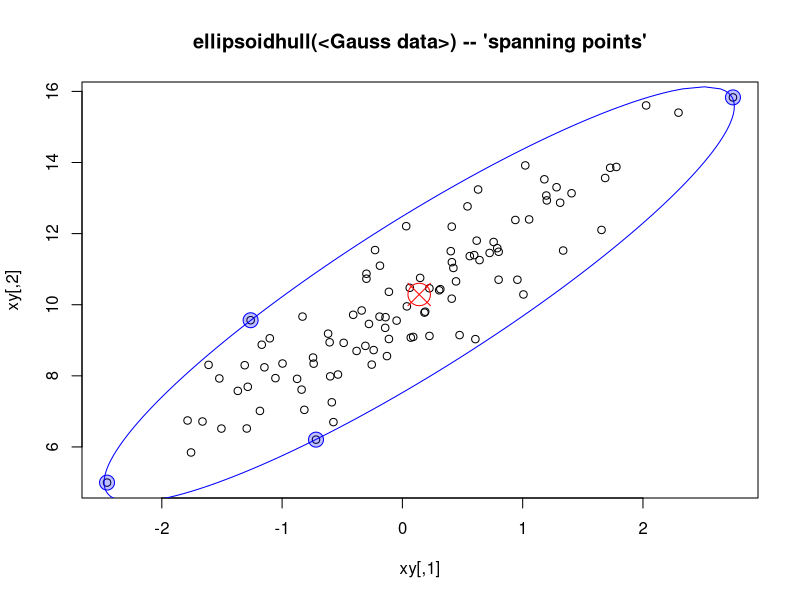

Source code (R):
library(cluster)


### Name: ellipsoidhull
### Title: Compute the Ellipsoid Hull or Spanning Ellipsoid of a Point Set
### Aliases: ellipsoidhull print.ellipsoid
### Keywords: dplot hplot

### ** Examples

x <- rnorm(100)
xy <- unname(cbind(x, rnorm(100) + 2*x + 10))
exy <- ellipsoidhull(xy)
exy # >> calling print.ellipsoid()

plot(xy, main = "ellipsoidhull(<Gauss data>) -- 'spanning points'")
lines(predict(exy), col="blue")
points(rbind(exy$loc), col = "red", cex = 3, pch = 13)

exy <- ellipsoidhull(xy, tol = 1e-7, ret.wt = TRUE, ret.sq = TRUE)
str(exy) # had small `tol', hence many iterations
(ii <- which(zapsmall(exy $ wt) > 1e-6))
## --> only about 4 to 6  "spanning ellipsoid" points
round(exy$wt[ii],3); sum(exy$wt[ii]) # weights summing to 1
points(xy[ii,], pch = 21, cex = 2,
       col="blue", bg = adjustcolor("blue",0.25))
